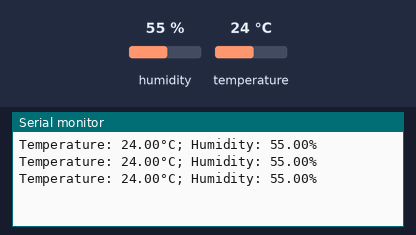
Recording of a sketch running on a simulated ESP32. Shown: the last lines printed to the serial monitor. The test bench sets the inputs (shaded band); at power-on: humidity 55 %, temperature 24 °C.

Above: at 2.8 s.
2.9 s: humidity set to 22 %
At 4.8 s:
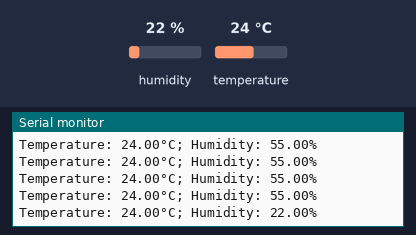
5.6 s: temperature set to 12 °C
At 6.8 s:
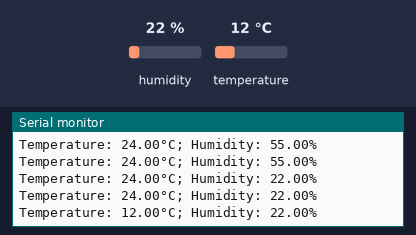
8.3 s: humidity set to 40 %
At 9.4 s:
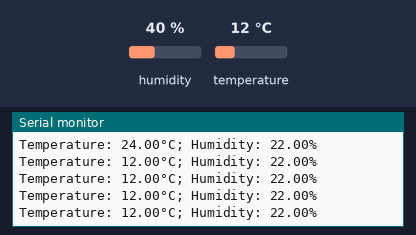
Timing chart, 0 to 11.3 s (numbered marks = the images above; inputs shaded):
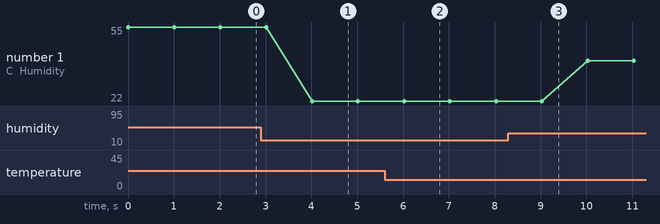

The sketch:

AM2301_ESP32.ino
```cpp
#include <DHT.h>

#define DHTPIN 14
#define DHTTYPE AM2301

DHT dht(DHTPIN, DHTTYPE);

float temp = 0.0;
float hum = 0.0;

void setup() {
  Serial.begin(9600);
  dht.begin();

}

void loop() {
  hum = dht.readHumidity();
  temp = dht.readTemperature();

  Serial.print("Temperature: ");Serial.print(temp);Serial.print("°C");
  Serial.print("; Humidity: ");Serial.print(hum);Serial.println("%");
  delay(1000);
}
```

Measured:
- after the input at 2.9 s, the serial monitor: prints a new line after 1.1 s (image 1)
- after the input at 5.6 s, the serial monitor: prints a new line after 0.42 s (image 2)
- plotted number 1: 55 → 22 after the input at 2.9 s, 22 → 40 after the input at 8.3 s
